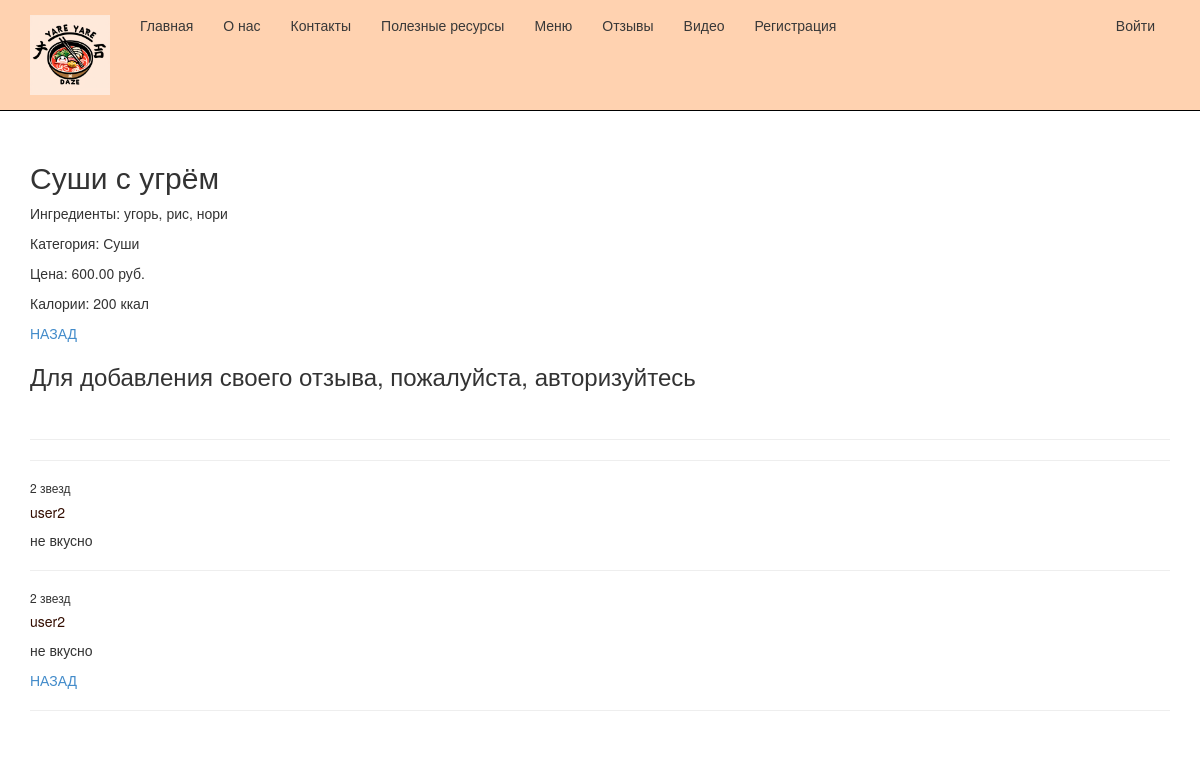
The page /menuit/2/ on the database its author committed.
### app/models.py (models this page shows, shortened)
class MenuItem(models.Model):
    name = models.CharField(max_length=255, verbose_name="Название блюда")
    ingredients = models.TextField(verbose_name="Ингредиенты")
    category = models.CharField(max_length=100, blank=True, null=True, verbose_name="Категория")
    price = models.DecimalField(max_digits=9, decimal_places=2, verbose_name="Цена")
    calories = models.IntegerField(verbose_name="Калории")
    author = models.ForeignKey(User, null=True, blank=True, on_delete = models.SET_NULL, verbose_name = "Автор")
    image = models.FileField(default = 'temp.jpg', verbose_name="Путь к картинке")
    class Meta:
        db_table = "MenuItems" # имя таблицы для модели
        ordering = ["name"] # порядок сортировки данных в модели
        verbose_name = "Меню доставки" # имя, под которым модель будет отображаться в административном разделе
        verbose_name_plural = "Меню доставки" # тоже для всех пунктов меню доставки

class Review(models.Model):
    author = models.ForeignKey(User, on_delete = models.CASCADE, verbose_name="Автор отзыва")
    menu_item = models.ForeignKey(MenuItem, on_delete = models.CASCADE, verbose_name="Позиция в меню")
    text = models.TextField(verbose_name="Текст отзыва")
    rating = models.IntegerField(choices=((1, 'Очень плохо'), (2, 'Плохо'), (3, 'Удовлетворительно'), (4, 'Хорошо'), (5, 'Отлично')), default=3)
    class Meta:
        db_table='Review'
        ordering = ['rating']
        verbose_name="Отзыв к блюду"
        verbose_name_plural="Отзывы к блюдам"

### app/views.py (the view)
# urls.py: path('menuit/<int:parametr>/', views.menuit, name= 'menuit'),
def menuit(request, parametr):
    assert isinstance(request, HttpRequest)
    menuit_1 = MenuItem.objects.get(id=parametr)
    reviews = Review.objects.filter(menu_item=parametr)
    if request.method == 'POST':
        form = ReviewForm(request.POST)
        if form.is_valid():
            review_f = form.save(commit=False)
            review_f.author = request.user
            review_f.rating = form.cleaned_data['rating']
            review_f.menu_item = menuit_1
            review_f.save()
            return redirect('menuit', parametr=menuit_1.id)
    else:
        form = ReviewForm()
    return render(
        request,
        'app/menuit.html',
        {
            'menuit_1': menuit_1,
            'reviews': reviews,
            'form': form,
        }
        )

### app/templates/app/menuit.html (shortened to what this page needs)
﻿{% extends "app/layout.html" %}
{% block content %}
<h2> {{menuit_1.name}} </h2>
<p> Ингредиенты: {{menuit_1.ingredients}} </p>
<p> Категория: {{menuit_1.category}} </p>
<p> Цена: {{menuit_1.price}} руб.</p>
<p> Калории: {{menuit_1.calories}} ккал</p>
<p><a href="{% url 'menu' %}"> НАЗАД </a></p>
{% if user.is_authenticated %}
<h3>Добавить отзыв</h3>
<form method="POST">
    {% csrf_token %}
    <div>
        {{form.as_p}}
        <button type="submit" class="save btn btn-default"> Отправить отзыв </button>
    </div>
</form>
{% else %}
<h3>Для добавления своего отзыва, пожалуйста, авторизуйтесь</h3>
{% endif %}
<br />
<hr />
{% for review in reviews %}
<hr />
<h6> {{review.rating}} звезд </h6>
<h5> {{review.author}} </h5>
<p> {{review.text|linebreaksbr}} </p>
{% endfor %}
<p><a href="{% url 'menu' %}"> НАЗАД </a></p>
{% endblock %}

### app/static/app/content/site.css (style rules this page uses)
body { padding-top: 120px; padding-bottom: 20px; }
h5 { color: #330d00; }

### rows shown on the page
MenuItem: name "Суши с угрём", ingredients "угорь, рис, нори", category "Суши", price "600.00", calories "200"
Review: rating "2", author "user2", text "не вкусно"
Review: rating "2", author "user2", text "не вкусно"
